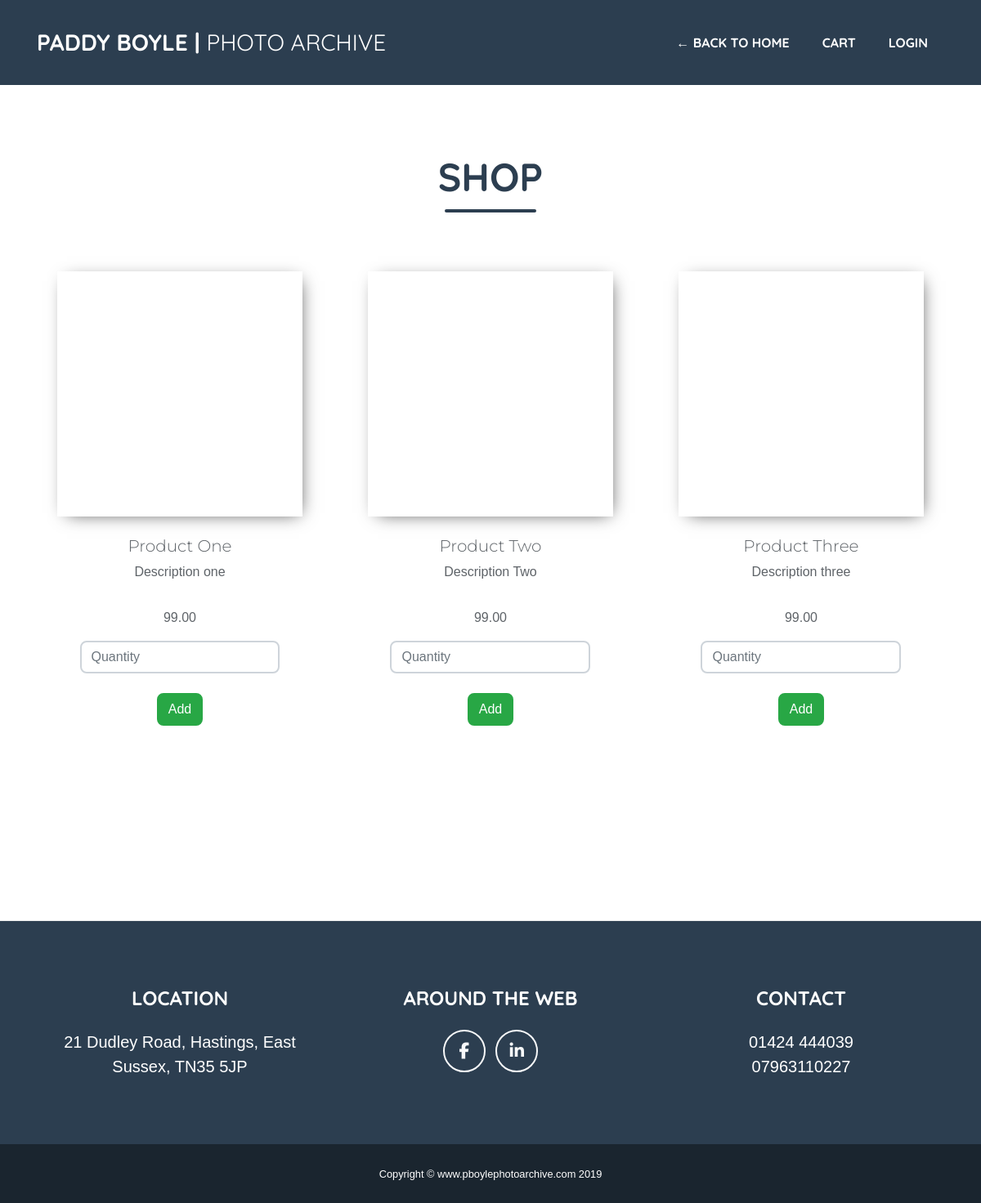
The app's page /products/, older data.
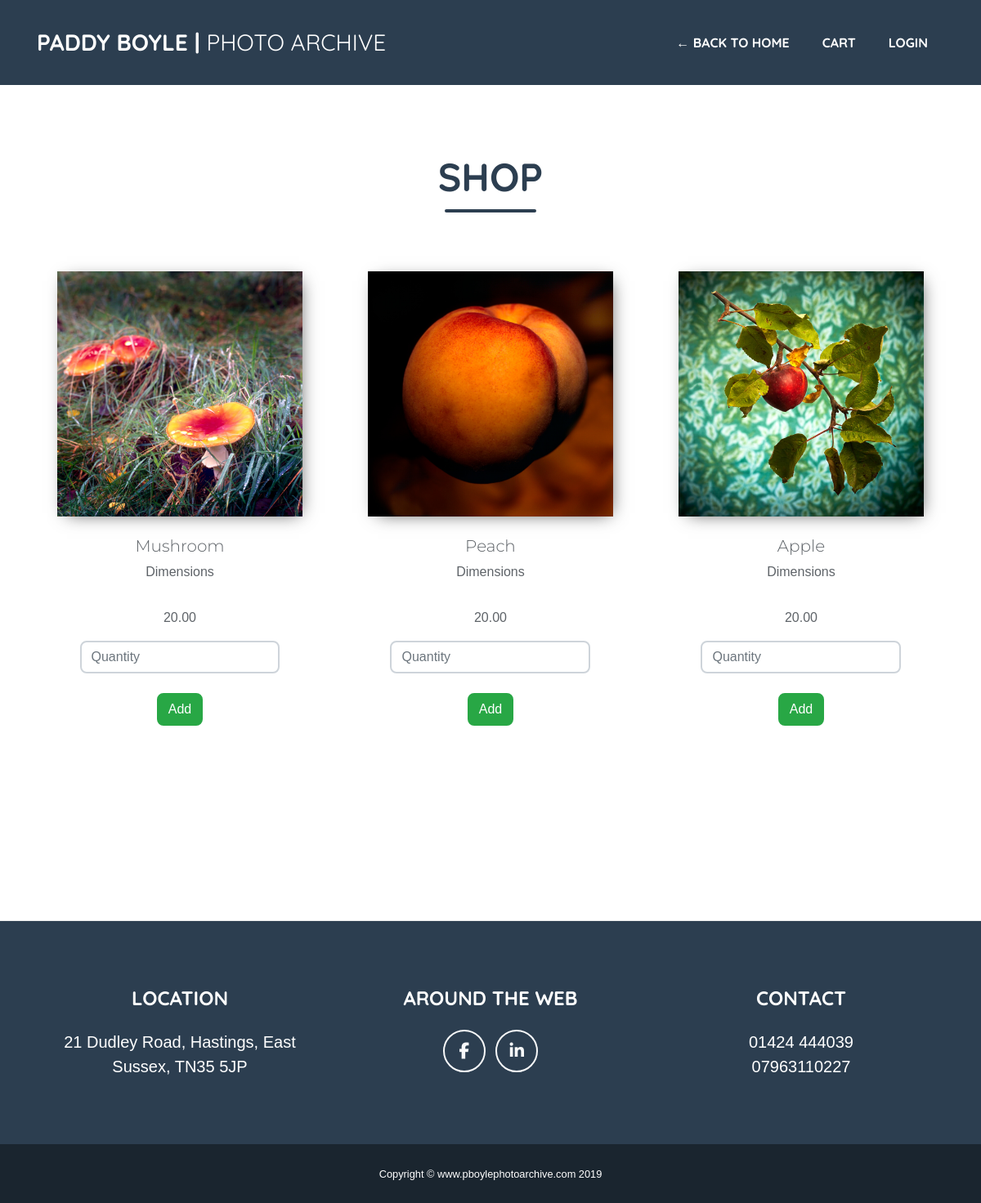
The same page, newer data.
### products/models.py (models this page shows, shortened)
class Product(models.Model):
    name = models.CharField(max_length=254, default='')
    description = models.TextField()
    price = models.DecimalField(max_digits=6, decimal_places=2)
    image = models.ImageField(upload_to='images')

### products/views.py (the view)
def all_products(request):
    products = Product.objects.all()
    return render(request, "app_001/products.html", {'products': products})

### cart/contexts.py (called while the page is built)
def cart_contents(request):
    cart = request.session.get('cart', {})
    cart_items = []
    total = 0
    product_count = 0
    for id, quantity in cart.items():
        product = get_object_or_404(Product, pk=id)
        total += quantity * product.price
        product_count += quantity
        cart_items.append({'id': id, 'quantity': quantity, 'product': product})
    return {'cart_items': cart_items, 'total': total, 'product_count': product_count}

### templates/app_001/products.html (shortened to what this page needs)
{% extends 'app_001/base_003.html' %}
{% block body_block %}
    <section class="page-section about" id="architecture">
        <div class="container">
            <h2
                class="cat-heading page-section-heading text-center text-uppercase text-secondary mb-0">Shop</h2>
            <div class="divider-custom">
                <div class="divider-custom-line"></div>
            </div>
            <br>
            <br>
            <div class="row">
                {% for product in products %}
                    <figure class="col-xs-12 col-sm-12 col-md-6 col-lg-4 col-xl-4">
                        <div id="wrapper-002">
                            <div
                                class="product"
                                style="background-image: url('{{ MEDIA_URL }}{{ product.image }}')"></div>
                            <br>
                            <h3 class="text-002 lead">{{product.name}}</h3>
                            <p class="product-description">{{ product.description }}</p>
                            <p>{{ product.price }}</p>
                            <form method="post" action="{% url 'add_to_cart' product.id %}">
                                <div class="form-group">
                                    <div class="input-group-001">
                                        <input
                                            name="quantity"
                                            type="number"
                                            min="1"
                                            max="999"
                                            class="form-control"
                                            placeholder="Quantity"
                                            required="required"><br>
                                        <span class="input-group-btn">
                                            <button class="btn btn-success" type="submit">Add</button><br>
                                        </span><br>
                                    </div>
                                </div>
                            </form>
                        </div>
                    </figure>
                {% endfor %}
            </div>
            <br><br>
        </div>
    </section>
{% endblock %}

Row changes from the older to the newer data that the page shows:
removed Product: name "Product One", description "Description one", price "99.00"
removed Product: name "Product Two", description "Description Two", price "99.00"
removed Product: name "Product Three", description "Description three", price "99.00"
added Product: image (picture), name "Mushroom", description "Dimensions", price "20.00"
added Product: image (picture), name "Peach", description "Dimensions", price "20.00"
added Product: image (picture), name "Apple", description "Dimensions", price "20.00"
